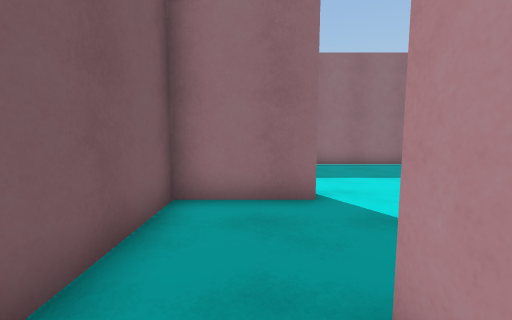
View 1 (above)

22 first-person views from a walk through a Unity game level. The camera is 1.4 m above the floor, tilts 6° down and sees 90° across. The floor is counted in squares, 1 m on a side. Each view is taken from the middle of a square. On the plan, view 1 faces up. The plan holds only what a view shows up to about 13 squares ahead; the rest is blank. The place goes on beyond the plan. The player character is not drawn.

View 2
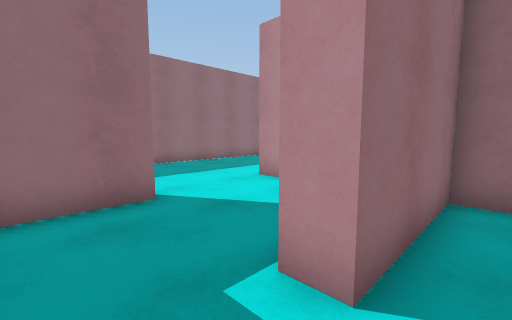

View 3
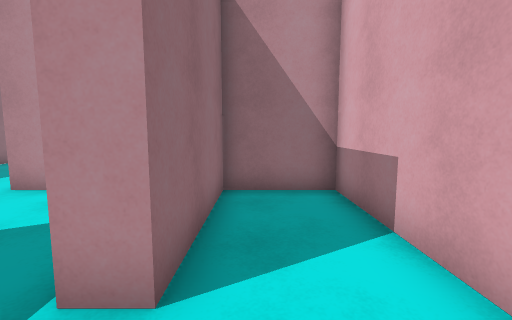

View 4
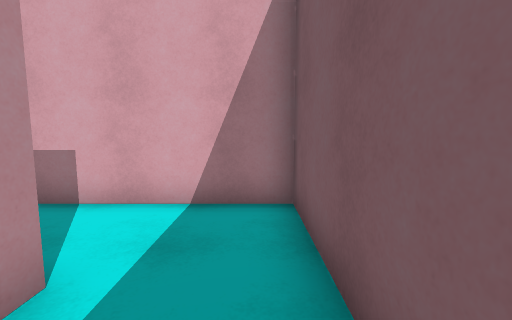

View 5
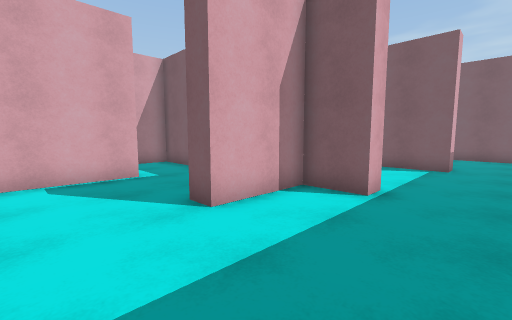

View 6
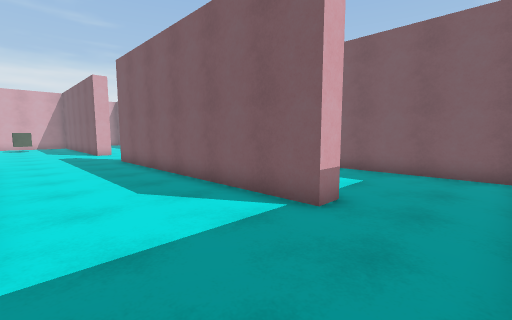

View 7
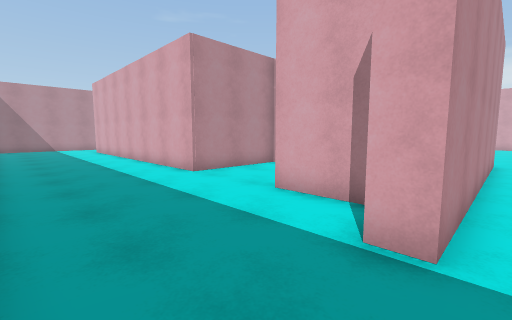

View 8
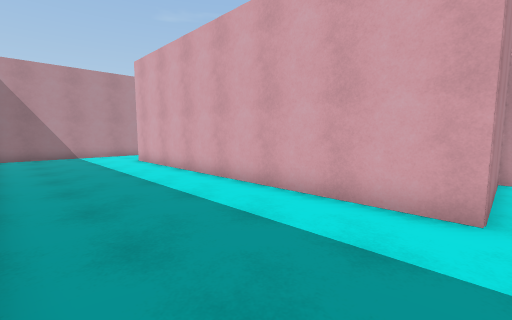

View 9
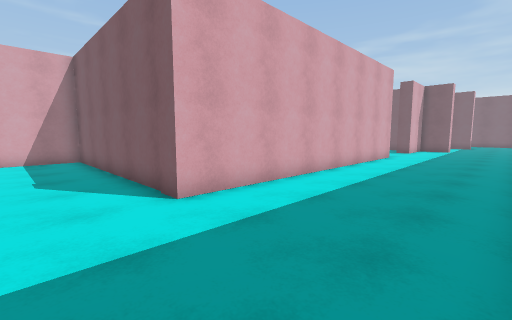

View 10
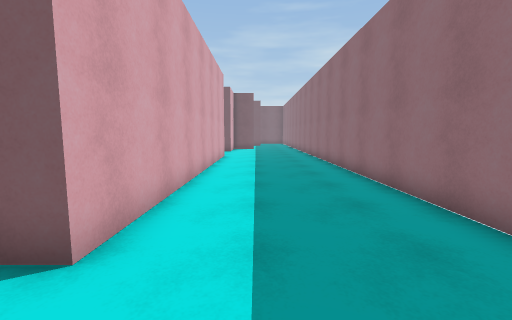

View 11
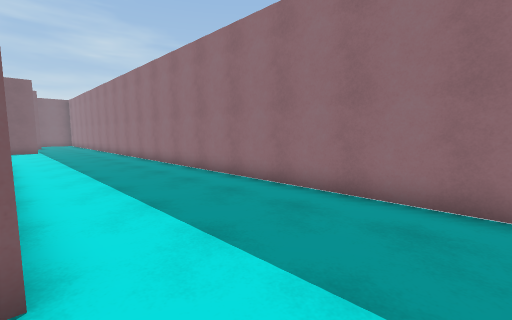

View 12
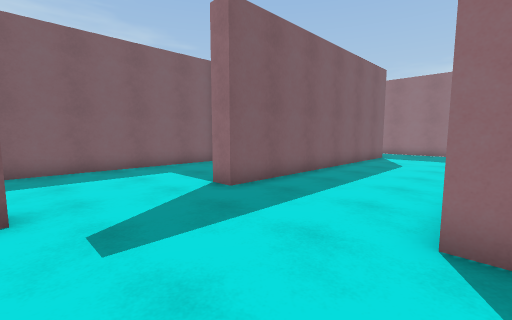

View 13
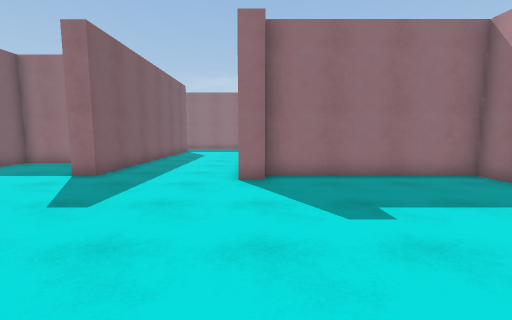

View 14
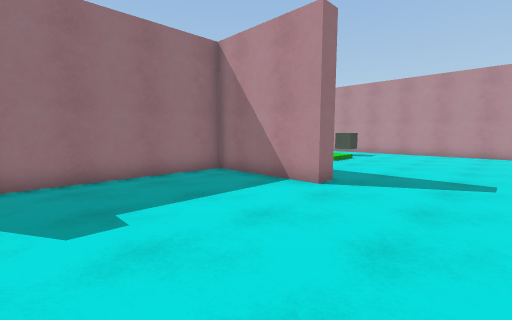

View 15
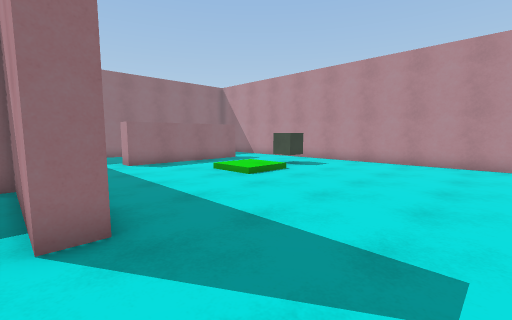

View 16
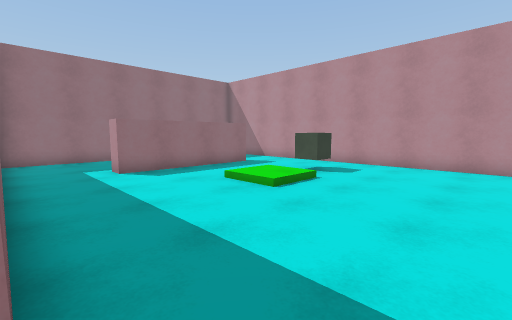

View 17
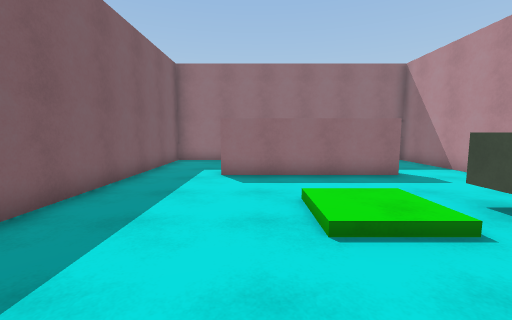

View 18
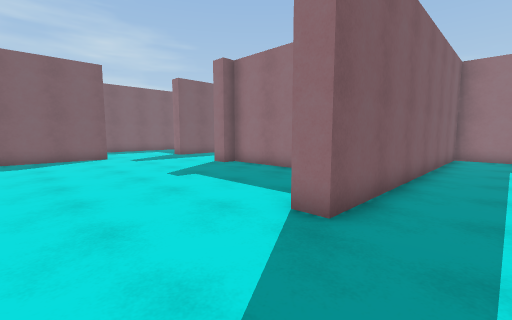

View 19
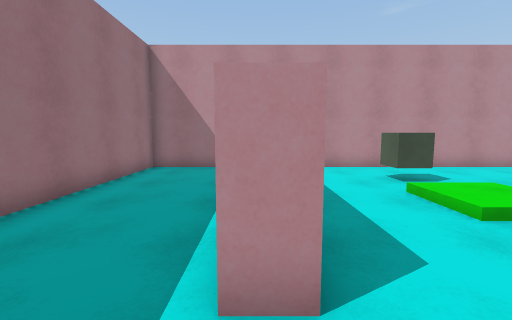

View 20
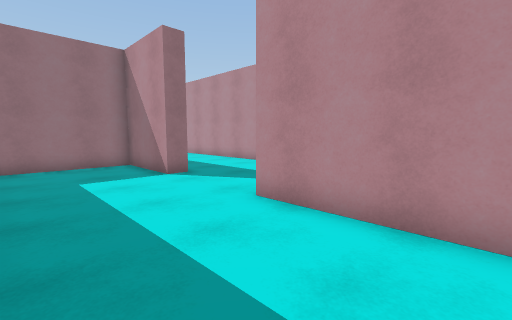

View 21
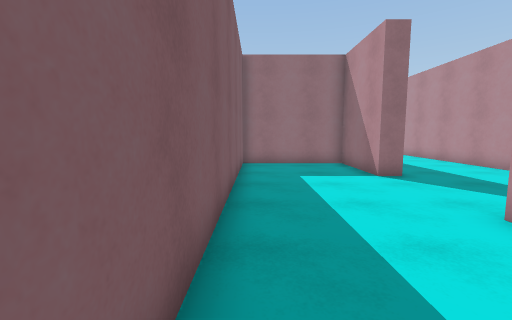

View 22
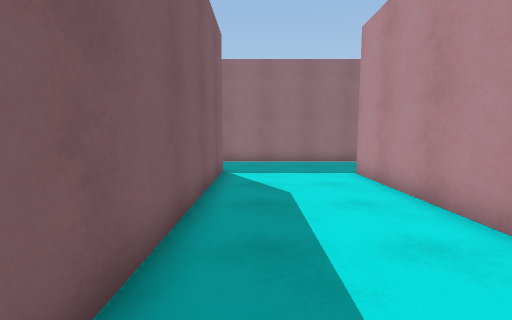

### Floor plan
Points are (right, up) in squares from view 1. A wall is a line through its corners. A room is listed if a view was taken in it or the views show most of it. See-through windows are left out.
Room 1 (views 1, 2, 3)
walls: (-1.7, 0.4) (-1.7, -2) (5.2, -2) (5.2, 0.8) (0.9, 0.8)
ways out: opening at (-0.5, 1) to room 2
Room 2 (views 4, 5, 6, 7, 8, 9, 10, 11, 12, 13, 14, 15, 16, 17, 18, 19, 20, 21, 22)
walls: (0.9, 0.8) (0.9, 1.6) (5.2, 1.6) (5.2, 6.1) (18.4, 6.1) (18.4, -3.5) (21.1, -3.5); (-1, 11.5) (-7.6, 11.5); (14.9, 0.5) (8.8, 0.5) (8.8, 1.4); (-8.1, 8.5) (-7.2, 8.5) (-7.2, -2.7) (-8, -2.7) (-8, 0.8) (-12.6, 0.8) (-12.6, -10.5); (-7.2, -6.9) (-7.2, -11.1); (-8, -11.1) (-8, -6.9); (17.6, -11.1) (17.6, 5.3) (6, 5.3) (6, -7.3) (5.2, -7.3) (5.2, -2.7) (-1.7, -2.7) (-1.7, -3.4) (-2.5, -3.4) (-2.5, 7.8) (-1.7, 7.8) (-1.7, 6.1) (1.2, 6.1) (1.2, 5.3) (-1.7, 5.3) (-1.7, 0.4); (-12.6, 11.1) (-12.6, 6.1); (21.1, 11.5) (2.8, 11.5)
ways out: opening at (-0.5, 1) to room 1
objects: other object (14, -4) to (15, -3)

Positions as (right, up) in squares from view 1, and headings:
1: (0, 0), facing up
2: (-1, 0), facing up-right
3: (-1, 0), facing right
4: (-1, 3), facing down
5: (4, 10), facing down-left
6: (-3, 11), facing down-left
7: (-3, 11), facing down-right
8: (5, 11), facing down-right
9: (21, 11), facing down-left
10: (21, 8), facing left
11: (21, 6), facing up-left
12: (-2, -7), facing up-left
13: (-2, -11), facing up
14: (-1, -11), facing up-right
15: (5, -11), facing up-right
16: (6, -9), facing up-right
17: (10, -8), facing up
18: (8, -11), facing up-left
19: (7, 1), facing right
20: (-12, -11), facing up-right
21: (-12, -11), facing up
22: (-6, -1), facing up
